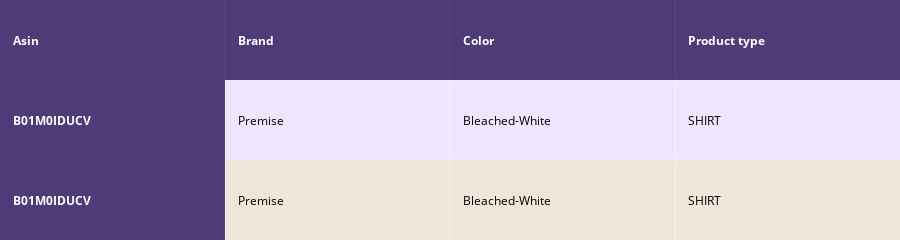
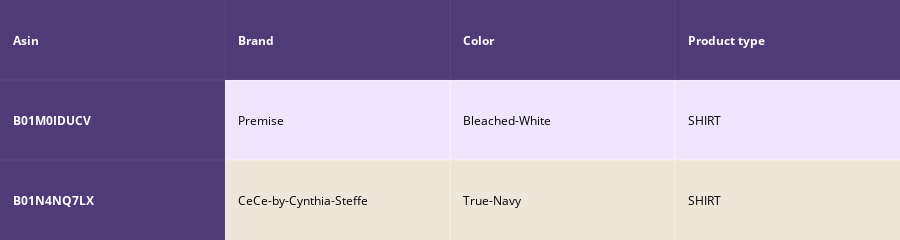
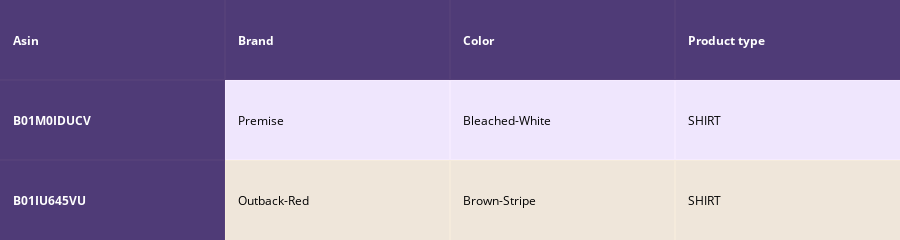
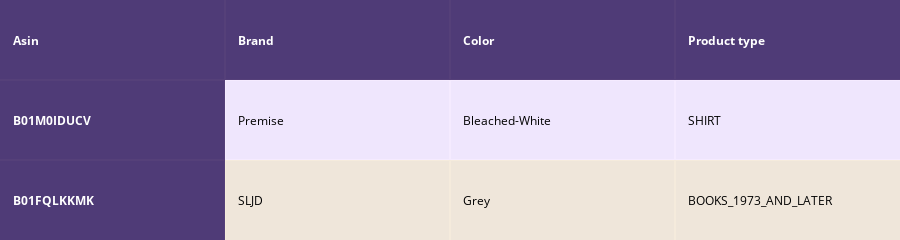

The notebook cell these images were saved under, in order:
### Code cell
Weight_model(12566,10,10,50,70)

### Figure 1 — Plotly figure (JSON) as saved in the notebook; plotly's stock layout.template omitted (floating-point values rounded to 4 significant figures)
{"data": [{"colorscale": [[0, "#1d004d"], [0.5, "#f2e5ff"], [1, "#f2e5d1"]], "hoverinfo": "none", "opacity": 0.75, "showscale": false, "type": "heatmap", "z": [[0, 0, 0, 0], [0, 0.5, 0.5, 0.5], [0, 1, 1, 1]]}], "layout": {"annotations": [{"align": "left", "font": {"color": "#ffffff"}, "showarrow": false, "text": "<b>Asin</b>", "x": -0.45, "xanchor": "left", "xref": "x", "y": 0, "yref": "y"}, {"align": "left", "font": {"color": "#ffffff"}, "showarrow": false, "text": "<b>Brand</b>", "x": 0.55, "xanchor": "left", "xref": "x", "y": 0, "yref": "y"}, {"align": "left", "font": {"color": "#ffffff"}, "showarrow": false, "text": "<b>Color</b>", "x": 1.55, "xanchor": "left", "xref": "x", "y": 0, "yref": "y"}, {"align": "left", "font": {"color": "#ffffff"}, "showarrow": false, "text": "<b>Product type</b>", "x": 2.55, "xanchor": "left", "xref": "x", "y": 0, "yref": "y"}, {"align": "left", "font": {"color": "#ffffff"}, "showarrow": false, "text": "<b>B01M0IDUCV</b>", "x": -0.45, "xanchor": "left", "xref": "x", "y": 1, "yref": "y"}, {"align": "left", "font": {"color": "#000000"}, "showarrow": false, "text": "Premise", "x": 0.55, "xanchor": "left", "xref": "x", "y": 1, "yref": "y"}, {"align": "left", "font": {"color": "#000000"}, "showarrow": false, "text": "Bleached-White", "x": 1.55, "xanchor": "left", "xref": "x", "y": 1, "yref": "y"}, {"align": "left", "font": {"color": "#000000"}, "showarrow": false, "text": "SHIRT", "x": 2.55, "xanchor": "left", "xref": "x", "y": 1, "yref": "y"}, {"align": "left", "font": {"color": "#ffffff"}, "showarrow": false, "text": "<b>B01M0IDUCV</b>", "x": -0.45, "xanchor": "left", "xref": "x", "y": 2, "yref": "y"}, {"align": "left", "font": {"color": "#000000"}, "showarrow": false, "text": "Premise", "x": 0.55, "xanchor": "left", "xref": "x", "y": 2, "yref": "y"}, {"align": "left", "font": {"color": "#000000"}, "showarrow": false, "text": "Bleached-White", "x": 1.55, "xanchor": "left", "xref": "x", "y": 2, "yref": "y"}, {"align": "left", "font": {"color": "#000000"}, "showarrow": false, "text": "SHIRT", "x": 2.55, "xanchor": "left", "xref": "x", "y": 2, "yref": "y"}], "height": 140, "margin": {"b": 0, "l": 0, "r": 0, "t": 0}, "xaxis": {"dtick": 1, "gridwidth": 2, "showticklabels": false, "tick0": -0.5, "ticks": "", "zeroline": false}, "yaxis": {"autorange": "reversed", "dtick": 1, "gridwidth": 2, "showticklabels": false, "tick0": 0.5, "ticks": "", "zeroline": false}}}

### Figure 2 — Plotly figure (JSON) as saved in the notebook; plotly's stock layout.template omitted (floating-point values rounded to 4 significant figures)
{"data": [{"colorscale": [[0, "#1d004d"], [0.5, "#f2e5ff"], [1, "#f2e5d1"]], "hoverinfo": "none", "opacity": 0.75, "showscale": false, "type": "heatmap", "z": [[0, 0, 0, 0], [0, 0.5, 0.5, 0.5], [0, 1, 1, 1]]}], "layout": {"annotations": [{"align": "left", "font": {"color": "#ffffff"}, "showarrow": false, "text": "<b>Asin</b>", "x": -0.45, "xanchor": "left", "xref": "x", "y": 0, "yref": "y"}, {"align": "left", "font": {"color": "#ffffff"}, "showarrow": false, "text": "<b>Brand</b>", "x": 0.55, "xanchor": "left", "xref": "x", "y": 0, "yref": "y"}, {"align": "left", "font": {"color": "#ffffff"}, "showarrow": false, "text": "<b>Color</b>", "x": 1.55, "xanchor": "left", "xref": "x", "y": 0, "yref": "y"}, {"align": "left", "font": {"color": "#ffffff"}, "showarrow": false, "text": "<b>Product type</b>", "x": 2.55, "xanchor": "left", "xref": "x", "y": 0, "yref": "y"}, {"align": "left", "font": {"color": "#ffffff"}, "showarrow": false, "text": "<b>B01M0IDUCV</b>", "x": -0.45, "xanchor": "left", "xref": "x", "y": 1, "yref": "y"}, {"align": "left", "font": {"color": "#000000"}, "showarrow": false, "text": "Premise", "x": 0.55, "xanchor": "left", "xref": "x", "y": 1, "yref": "y"}, {"align": "left", "font": {"color": "#000000"}, "showarrow": false, "text": "Bleached-White", "x": 1.55, "xanchor": "left", "xref": "x", "y": 1, "yref": "y"}, {"align": "left", "font": {"color": "#000000"}, "showarrow": false, "text": "SHIRT", "x": 2.55, "xanchor": "left", "xref": "x", "y": 1, "yref": "y"}, {"align": "left", "font": {"color": "#ffffff"}, "showarrow": false, "text": "<b>B01N4NQ7LX</b>", "x": -0.45, "xanchor": "left", "xref": "x", "y": 2, "yref": "y"}, {"align": "left", "font": {"color": "#000000"}, "showarrow": false, "text": "CeCe-by-Cynthia-Steffe", "x": 0.55, "xanchor": "left", "xref": "x", "y": 2, "yref": "y"}, {"align": "left", "font": {"color": "#000000"}, "showarrow": false, "text": "True-Navy", "x": 1.55, "xanchor": "left", "xref": "x", "y": 2, "yref": "y"}, {"align": "left", "font": {"color": "#000000"}, "showarrow": false, "text": "SHIRT", "x": 2.55, "xanchor": "left", "xref": "x", "y": 2, "yref": "y"}], "height": 140, "margin": {"b": 0, "l": 0, "r": 0, "t": 0}, "xaxis": {"dtick": 1, "gridwidth": 2, "showticklabels": false, "tick0": -0.5, "ticks": "", "zeroline": false}, "yaxis": {"autorange": "reversed", "dtick": 1, "gridwidth": 2, "showticklabels": false, "tick0": 0.5, "ticks": "", "zeroline": false}}}

### Figure 3 — Plotly figure (JSON) as saved in the notebook; plotly's stock layout.template omitted (floating-point values rounded to 4 significant figures)
{"data": [{"colorscale": [[0, "#1d004d"], [0.5, "#f2e5ff"], [1, "#f2e5d1"]], "hoverinfo": "none", "opacity": 0.75, "showscale": false, "type": "heatmap", "z": [[0, 0, 0, 0], [0, 0.5, 0.5, 0.5], [0, 1, 1, 1]]}], "layout": {"annotations": [{"align": "left", "font": {"color": "#ffffff"}, "showarrow": false, "text": "<b>Asin</b>", "x": -0.45, "xanchor": "left", "xref": "x", "y": 0, "yref": "y"}, {"align": "left", "font": {"color": "#ffffff"}, "showarrow": false, "text": "<b>Brand</b>", "x": 0.55, "xanchor": "left", "xref": "x", "y": 0, "yref": "y"}, {"align": "left", "font": {"color": "#ffffff"}, "showarrow": false, "text": "<b>Color</b>", "x": 1.55, "xanchor": "left", "xref": "x", "y": 0, "yref": "y"}, {"align": "left", "font": {"color": "#ffffff"}, "showarrow": false, "text": "<b>Product type</b>", "x": 2.55, "xanchor": "left", "xref": "x", "y": 0, "yref": "y"}, {"align": "left", "font": {"color": "#ffffff"}, "showarrow": false, "text": "<b>B01M0IDUCV</b>", "x": -0.45, "xanchor": "left", "xref": "x", "y": 1, "yref": "y"}, {"align": "left", "font": {"color": "#000000"}, "showarrow": false, "text": "Premise", "x": 0.55, "xanchor": "left", "xref": "x", "y": 1, "yref": "y"}, {"align": "left", "font": {"color": "#000000"}, "showarrow": false, "text": "Bleached-White", "x": 1.55, "xanchor": "left", "xref": "x", "y": 1, "yref": "y"}, {"align": "left", "font": {"color": "#000000"}, "showarrow": false, "text": "SHIRT", "x": 2.55, "xanchor": "left", "xref": "x", "y": 1, "yref": "y"}, {"align": "left", "font": {"color": "#ffffff"}, "showarrow": false, "text": "<b>B01IU645VU</b>", "x": -0.45, "xanchor": "left", "xref": "x", "y": 2, "yref": "y"}, {"align": "left", "font": {"color": "#000000"}, "showarrow": false, "text": "Outback-Red", "x": 0.55, "xanchor": "left", "xref": "x", "y": 2, "yref": "y"}, {"align": "left", "font": {"color": "#000000"}, "showarrow": false, "text": "Brown-Stripe", "x": 1.55, "xanchor": "left", "xref": "x", "y": 2, "yref": "y"}, {"align": "left", "font": {"color": "#000000"}, "showarrow": false, "text": "SHIRT", "x": 2.55, "xanchor": "left", "xref": "x", "y": 2, "yref": "y"}], "height": 140, "margin": {"b": 0, "l": 0, "r": 0, "t": 0}, "xaxis": {"dtick": 1, "gridwidth": 2, "showticklabels": false, "tick0": -0.5, "ticks": "", "zeroline": false}, "yaxis": {"autorange": "reversed", "dtick": 1, "gridwidth": 2, "showticklabels": false, "tick0": 0.5, "ticks": "", "zeroline": false}}}

### Figure 4 — Plotly figure (JSON) as saved in the notebook; plotly's stock layout.template omitted (floating-point values rounded to 4 significant figures)
{"data": [{"colorscale": [[0, "#1d004d"], [0.5, "#f2e5ff"], [1, "#f2e5d1"]], "hoverinfo": "none", "opacity": 0.75, "showscale": false, "type": "heatmap", "z": [[0, 0, 0, 0], [0, 0.5, 0.5, 0.5], [0, 1, 1, 1]]}], "layout": {"annotations": [{"align": "left", "font": {"color": "#ffffff"}, "showarrow": false, "text": "<b>Asin</b>", "x": -0.45, "xanchor": "left", "xref": "x", "y": 0, "yref": "y"}, {"align": "left", "font": {"color": "#ffffff"}, "showarrow": false, "text": "<b>Brand</b>", "x": 0.55, "xanchor": "left", "xref": "x", "y": 0, "yref": "y"}, {"align": "left", "font": {"color": "#ffffff"}, "showarrow": false, "text": "<b>Color</b>", "x": 1.55, "xanchor": "left", "xref": "x", "y": 0, "yref": "y"}, {"align": "left", "font": {"color": "#ffffff"}, "showarrow": false, "text": "<b>Product type</b>", "x": 2.55, "xanchor": "left", "xref": "x", "y": 0, "yref": "y"}, {"align": "left", "font": {"color": "#ffffff"}, "showarrow": false, "text": "<b>B01M0IDUCV</b>", "x": -0.45, "xanchor": "left", "xref": "x", "y": 1, "yref": "y"}, {"align": "left", "font": {"color": "#000000"}, "showarrow": false, "text": "Premise", "x": 0.55, "xanchor": "left", "xref": "x", "y": 1, "yref": "y"}, {"align": "left", "font": {"color": "#000000"}, "showarrow": false, "text": "Bleached-White", "x": 1.55, "xanchor": "left", "xref": "x", "y": 1, "yref": "y"}, {"align": "left", "font": {"color": "#000000"}, "showarrow": false, "text": "SHIRT", "x": 2.55, "xanchor": "left", "xref": "x", "y": 1, "yref": "y"}, {"align": "left", "font": {"color": "#ffffff"}, "showarrow": false, "text": "<b>B01FQLKKMK</b>", "x": -0.45, "xanchor": "left", "xref": "x", "y": 2, "yref": "y"}, {"align": "left", "font": {"color": "#000000"}, "showarrow": false, "text": "SLJD", "x": 0.55, "xanchor": "left", "xref": "x", "y": 2, "yref": "y"}, {"align": "left", "font": {"color": "#000000"}, "showarrow": false, "text": "Grey", "x": 1.55, "xanchor": "left", "xref": "x", "y": 2, "yref": "y"}, {"align": "left", "font": {"color": "#000000"}, "showarrow": false, "text": "BOOKS_1973_AND_LATER", "x": 2.55, "xanchor": "left", "xref": "x", "y": 2, "yref": "y"}], "height": 140, "margin": {"b": 0, "l": 0, "r": 0, "t": 0}, "xaxis": {"dtick": 1, "gridwidth": 2, "showticklabels": false, "tick0": -0.5, "ticks": "", "zeroline": false}, "yaxis": {"autorange": "reversed", "dtick": 1, "gridwidth": 2, "showticklabels": false, "tick0": 0.5, "ticks": "", "zeroline": false}}}
